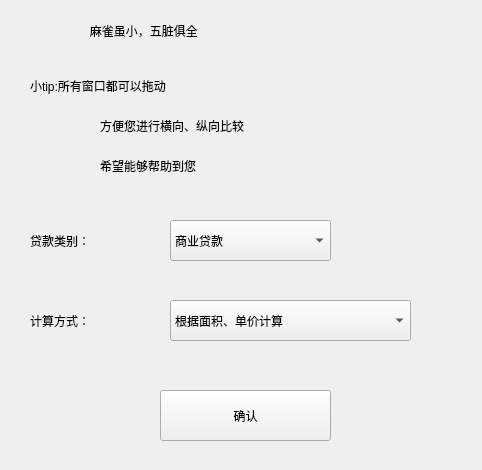
<?xml version="1.0" encoding="UTF-8"?>
<ui version="4.0">
 <class>Widget</class>
 <widget class="QWidget" name="Widget">
  <property name="geometry">
   <rect>
    <x>0</x>
    <y>0</y>
    <width>482</width>
    <height>470</height>
   </rect>
  </property>
  <property name="windowTitle">
   <string>房贷计算器</string>
  </property>
  <widget class="QComboBox" name="comboBox_jisuanFangshi">
   <property name="geometry">
    <rect>
     <x>170</x>
     <y>300</y>
     <width>241</width>
     <height>41</height>
    </rect>
   </property>
   <item>
    <property name="text">
     <string>根据面积、单价计算</string>
    </property>
   </item>
   <item>
    <property name="text">
     <string>根据贷款总额计算</string>
    </property>
   </item>
  </widget>
  <widget class="QLabel" name="label_2">
   <property name="geometry">
    <rect>
     <x>30</x>
     <y>300</y>
     <width>101</width>
     <height>41</height>
    </rect>
   </property>
   <property name="text">
    <string>计算方式：</string>
   </property>
  </widget>
  <widget class="QComboBox" name="comboBox_daikuanLeibie">
   <property name="geometry">
    <rect>
     <x>170</x>
     <y>220</y>
     <width>161</width>
     <height>41</height>
    </rect>
   </property>
   <item>
    <property name="text">
     <string>商业贷款</string>
    </property>
   </item>
   <item>
    <property name="text">
     <string>公积金贷款</string>
    </property>
   </item>
   <item>
    <property name="text">
     <string>组合型贷款</string>
    </property>
   </item>
  </widget>
  <widget class="QLabel" name="label">
   <property name="geometry">
    <rect>
     <x>30</x>
     <y>220</y>
     <width>101</width>
     <height>41</height>
    </rect>
   </property>
   <property name="text">
    <string>贷款类别：</string>
   </property>
  </widget>
  <widget class="QPushButton" name="pushButton_queren">
   <property name="geometry">
    <rect>
     <x>160</x>
     <y>390</y>
     <width>171</width>
     <height>51</height>
    </rect>
   </property>
   <property name="text">
    <string>确认</string>
   </property>
  </widget>
  <widget class="QLabel" name="label_3">
   <property name="geometry">
    <rect>
     <x>80</x>
     <y>10</y>
     <width>401</width>
     <height>41</height>
    </rect>
   </property>
   <property name="text">
    <string>   麻雀虽小，五脏俱全</string>
   </property>
  </widget>
  <widget class="QLabel" name="label_4">
   <property name="geometry">
    <rect>
     <x>30</x>
     <y>70</y>
     <width>451</width>
     <height>31</height>
    </rect>
   </property>
   <property name="text">
    <string>小tip:所有窗口都可以拖动</string>
   </property>
  </widget>
  <widget class="QLabel" name="label_5">
   <property name="geometry">
    <rect>
     <x>100</x>
     <y>110</y>
     <width>431</width>
     <height>31</height>
    </rect>
   </property>
   <property name="text">
    <string>方便您进行横向、纵向比较</string>
   </property>
  </widget>
  <widget class="QLabel" name="label_6">
   <property name="geometry">
    <rect>
     <x>100</x>
     <y>150</y>
     <width>441</width>
     <height>31</height>
    </rect>
   </property>
   <property name="text">
    <string>希望能够帮助到您</string>
   </property>
  </widget>
 </widget>
 <resources/>
 <connections>
  <connection>
   <sender>comboBox_daikuanLeibie</sender>
   <signal>currentIndexChanged(QString)</signal>
   <receiver>Widget</receiver>
   <slot>on_currentIndex_changed()</slot>
   <hints>
    <hint type="sourcelabel">
     <x>183</x>
     <y>45</y>
    </hint>
    <hint type="destinationlabel">
     <x>200</x>
     <y>8</y>
    </hint>
   </hints>
  </connection>
  <connection>
   <sender>comboBox_jisuanFangshi</sender>
   <signal>currentIndexChanged(QString)</signal>
   <receiver>Widget</receiver>
   <slot>on_currentIndex_changed()</slot>
   <hints>
    <hint type="sourcelabel">
     <x>240</x>
     <y>81</y>
    </hint>
    <hint type="destinationlabel">
     <x>301</x>
     <y>123</y>
    </hint>
   </hints>
  </connection>
 </connections>
 <slots>
  <slot>on_currentIndex_changed()</slot>
 </slots>
</ui>
